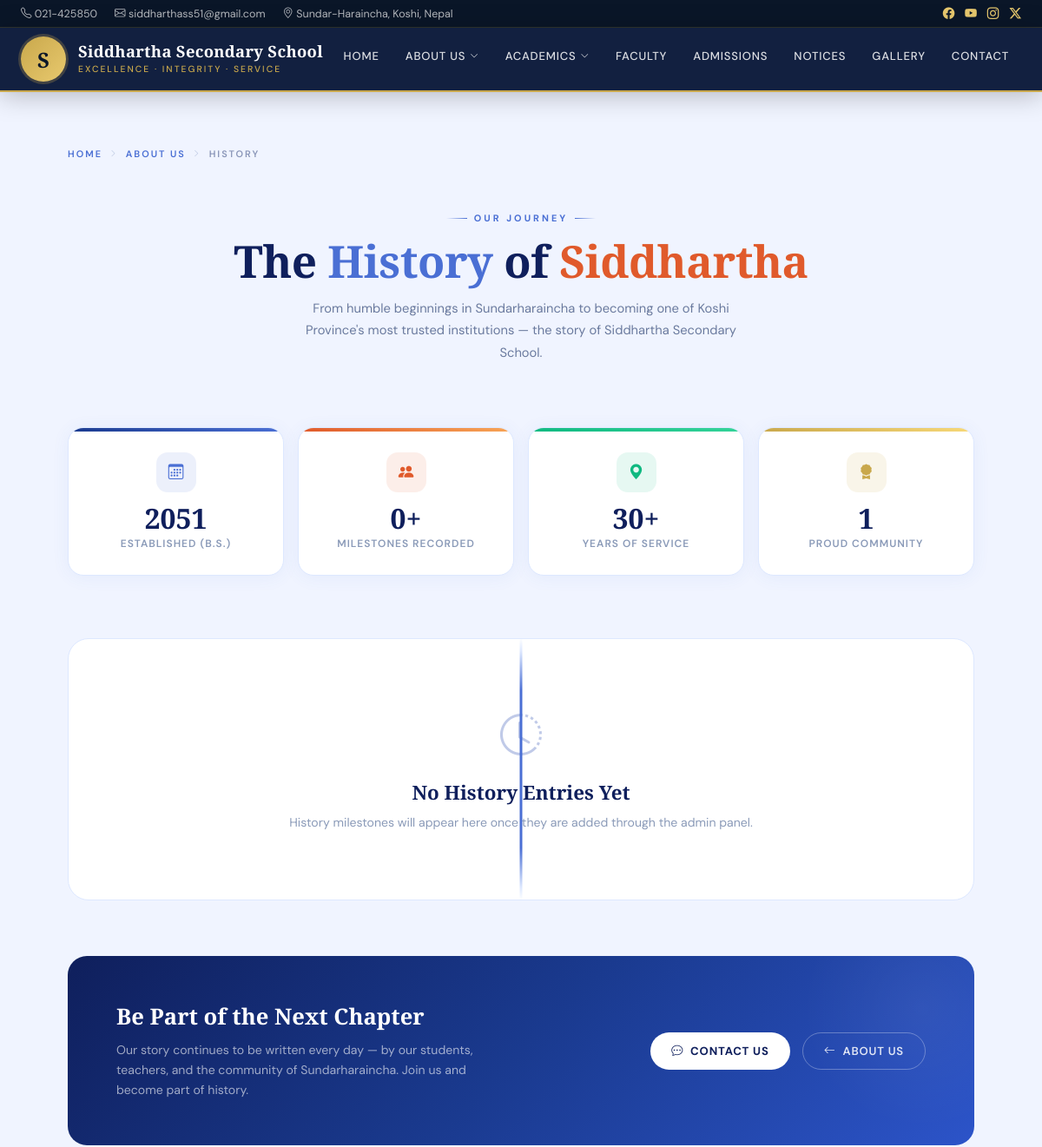
/about/history/ (upper part), run on an earlier commit of the app's database.
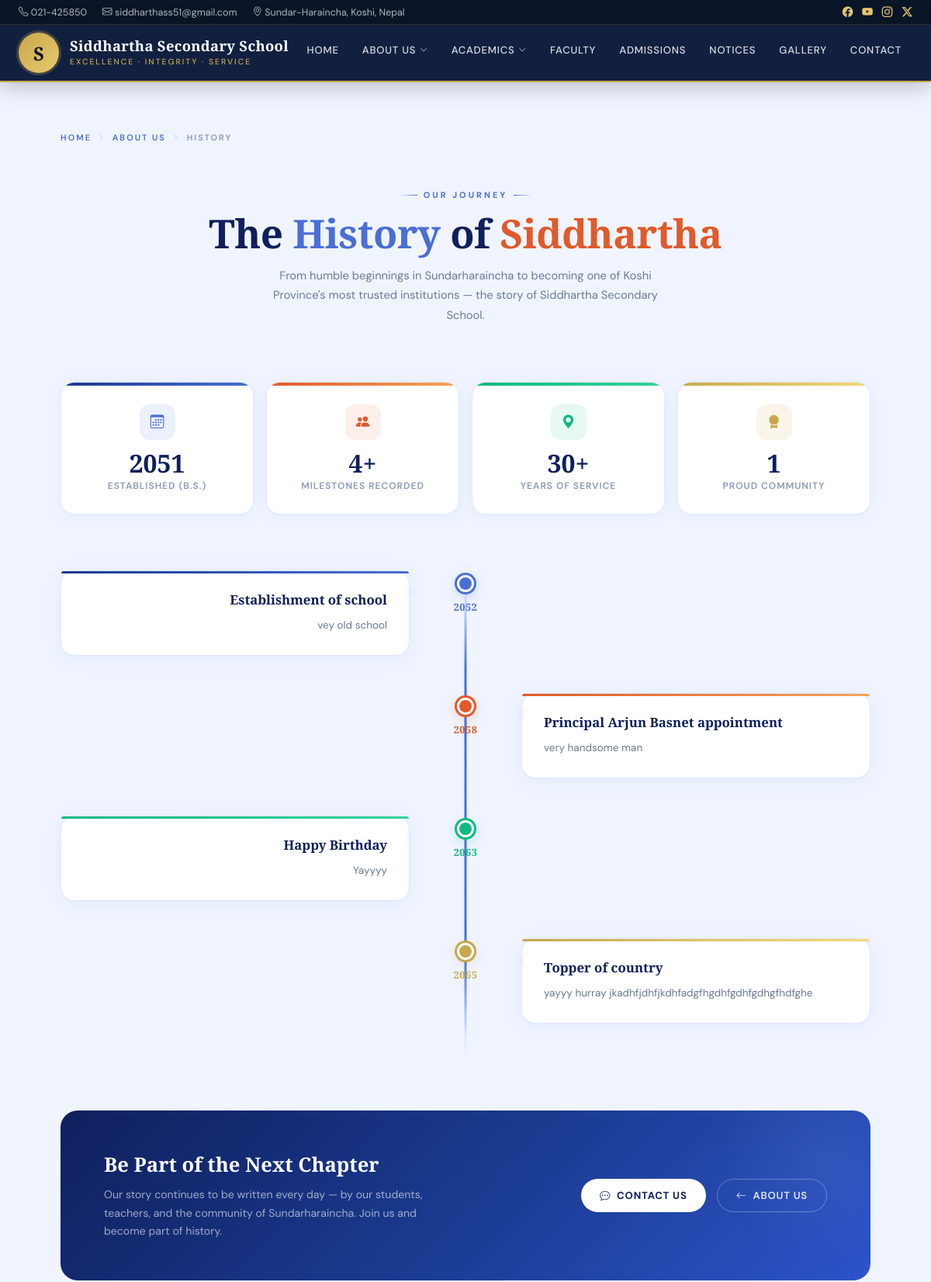
And on a later commit of the database.
### about/models.py (models this page shows, shortened)
class HistoryEntry(models.Model):
    year_or_era = models.CharField(max_length=100, help_text="e.g., '1988' or 'The Early Years'")
    title = models.CharField(max_length=200)
    description = models.TextField()
    class Meta:
        verbose_name_plural = "History Entries"
        ordering = ['year_or_era'] # Keeps history chronological

### about/views.py (the view)
# urls.py: path('history/', views.history, name='history'),
def history(request):
    history_entries = HistoryEntry.objects.all().order_by('year_or_era')
    return render(request, 'about/history.html', {'history_entries': history_entries})

### about/templates/about/history.html (shortened to what this page needs)
{% extends 'core/base.html' %}
{% load static %}
{% block content %}
<div class="history-page">
<div class="history-wrap">
    <div class="hist-breadcrumb">
        <a href="/">Home</a>
        <i class="bi bi-chevron-right"></i>
        <a href="#">About Us</a>
        <i class="bi bi-chevron-right"></i>
        <span>History</span>
    </div>
    <div class="hist-heading">
        <div class="hist-page-label">Our Journey</div>
        <h1>The <span class="a-blue">History</span> of <span class="a-orange">Siddhartha</span></h1>
        <p>
            From humble beginnings in Sundarharaincha to becoming one of Koshi Province's
            most trusted institutions — the story of Siddhartha Secondary School.
        </p>
    </div>
    <div class="stats-strip">
        <div class="stat-card">
            <div class="stat-icon si-blue"><i class="bi bi-calendar3"></i></div>
            <div class="stat-number">2051</div>
            <div class="stat-label">Established (B.S.)</div>
        </div>
        <div class="stat-card">
            <div class="stat-icon si-orange"><i class="bi bi-people-fill"></i></div>
            <div class="stat-number">{{ history_entries.count }}+</div>
            <div class="stat-label">Milestones Recorded</div>
        </div>
        <div class="stat-card">
            <div class="stat-icon si-green"><i class="bi bi-geo-alt-fill"></i></div>
            <div class="stat-number">30+</div>
            <div class="stat-label">Years of Service</div>
        </div>
        <div class="stat-card">
            <div class="stat-icon si-gold"><i class="bi bi-award-fill"></i></div>
            <div class="stat-number">1</div>
            <div class="stat-label">Proud Community</div>
        </div>
    </div>
    <div class="timeline-section">
        {% if history_entries %}
            <div class="timeline-items">
                {% for entry in history_entries %}
                <div class="tl-item">
                    {% if forloop.counter|divisibleby:2 %}
                        <div class="tl-node">
                            <div class="tl-dot"></div>
                            <div class="tl-year">{{ entry.year_or_era }}</div>
                        </div>
                        <div class="tl-content">
                            <div class="tl-card">
                                <h3>{{ entry.title }}</h3>
                                <p>{{ entry.description }}</p>
                            </div>
                        </div>
                    {% else %}
                        <div class="tl-content">
                            <div class="tl-card">
                                <h3>{{ entry.title }}</h3>
                                <p>{{ entry.description }}</p>
                            </div>
                        </div>
                        <div class="tl-node">
                            <div class="tl-dot"></div>
                            <div class="tl-year">{{ entry.year_or_era }}</div>
                        </div>
                    {% endif %}
                </div>
                {% endfor %}
            </div>
        {% else %}
            <div class="history-empty">
                <i class="bi bi-clock-history"></i>
                <h3>No History Entries Yet</h3>
                <p>History milestones will appear here once they are added through the admin panel.</p>
            </div>
        {% endif %}
    </div>
    <div class="hist-banner">
        <div class="hb-text">
            <h3>Be Part of the Next Chapter</h3>
            <p>
                Our story continues to be written every day — by our students, teachers,
                and the community of Sundarharaincha. Join us and become part of history.
            </p>
        </div>
        <div class="hb-actions">
            <a href="{% url 'contact' %}" class="hb-btn-white">
                <i class="bi bi-chat-dots"></i> Contact Us
            </a>
            <a href="{% url 'about_introduction' %}" class="hb-btn-outline">
                <i class="bi bi-arrow-left"></i> About Us
            </a>
        </div>
    </div>
</div>
</div>
{% endblock %}

What changed in the data, as far as the page shows it:
added HistoryEntry: title "Establishment of school", description "vey old school", year_or_era "2052"
added HistoryEntry: year_or_era "2058", title "Principal Arjun Basnet appointment", description "very handsome man"
added HistoryEntry: title "Happy Birthday", description "Yayyyy", year_or_era "2063"
added HistoryEntry: year_or_era "2065", title "Topper of country", description "yayyy hurray jkadhfjdhfjkdhfadgfhgdhfgdhfgdhgfhdfghe"
Also different on the page:
{{ history_entries.count }}: "0" → "4"
text no longer shown: "No History Entries Yet History milestones will appear here once they are added through the admin panel."
